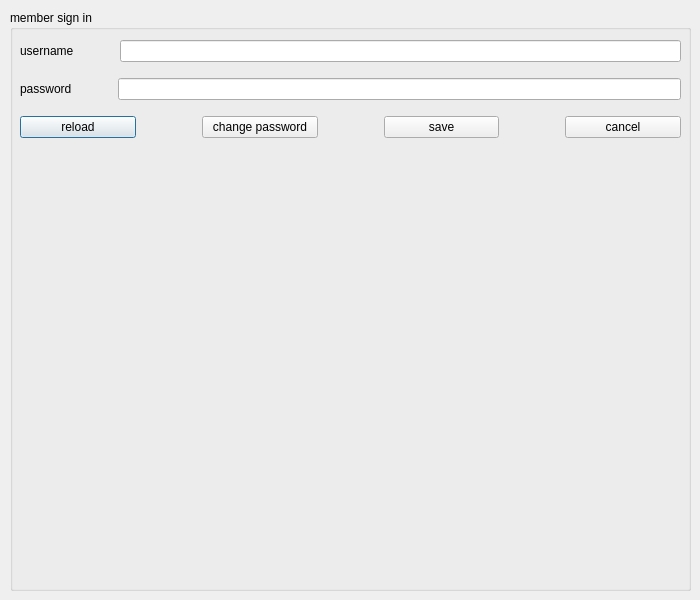
<?xml version="1.0" encoding="UTF-8"?>
<ui version="4.0">
 <class>msignin</class>
 <widget class="QDialog" name="msignin">
  <property name="geometry">
   <rect>
    <x>0</x>
    <y>0</y>
    <width>700</width>
    <height>600</height>
   </rect>
  </property>
  <property name="sizePolicy">
   <sizepolicy hsizetype="Fixed" vsizetype="Fixed">
    <horstretch>0</horstretch>
    <verstretch>0</verstretch>
   </sizepolicy>
  </property>
  <property name="maximumSize">
   <size>
    <width>700</width>
    <height>600</height>
   </size>
  </property>
  <property name="windowTitle">
   <string>Dialog</string>
  </property>
  <widget class="QGroupBox" name="groupBox">
   <property name="geometry">
    <rect>
     <x>10</x>
     <y>10</y>
     <width>681</width>
     <height>581</height>
    </rect>
   </property>
   <property name="title">
    <string>member sign in</string>
   </property>
   <widget class="QWidget" name="verticalWidget" native="true">
    <property name="geometry">
     <rect>
      <x>0</x>
      <y>20</y>
      <width>681</width>
      <height>561</height>
     </rect>
    </property>
    <property name="sizePolicy">
     <sizepolicy hsizetype="Fixed" vsizetype="Fixed">
      <horstretch>0</horstretch>
      <verstretch>0</verstretch>
     </sizepolicy>
    </property>
    <property name="minimumSize">
     <size>
      <width>0</width>
      <height>0</height>
     </size>
    </property>
    <property name="maximumSize">
     <size>
      <width>700</width>
      <height>600</height>
     </size>
    </property>
    <layout class="QVBoxLayout" name="verticalLayout">
     <property name="leftMargin">
      <number>5</number>
     </property>
     <property name="topMargin">
      <number>5</number>
     </property>
     <property name="rightMargin">
      <number>5</number>
     </property>
     <property name="bottomMargin">
      <number>5</number>
     </property>
     <item>
      <widget class="QWidget" name="verticalWidget" native="true">
       <property name="sizePolicy">
        <sizepolicy hsizetype="Fixed" vsizetype="Fixed">
         <horstretch>0</horstretch>
         <verstretch>0</verstretch>
        </sizepolicy>
       </property>
       <property name="maximumSize">
        <size>
         <width>800</width>
         <height>16777215</height>
        </size>
       </property>
       <layout class="QVBoxLayout" name="verticalLayout_11">
        <property name="leftMargin">
         <number>0</number>
        </property>
        <property name="topMargin">
         <number>0</number>
        </property>
        <property name="rightMargin">
         <number>0</number>
        </property>
        <property name="bottomMargin">
         <number>0</number>
        </property>
        <item>
         <layout class="QHBoxLayout" name="horizontalLayout_2">
          <property name="leftMargin">
           <number>5</number>
          </property>
          <property name="topMargin">
           <number>5</number>
          </property>
          <property name="rightMargin">
           <number>5</number>
          </property>
          <property name="bottomMargin">
           <number>5</number>
          </property>
          <item>
           <widget class="QLabel" name="username">
            <property name="sizePolicy">
             <sizepolicy hsizetype="Fixed" vsizetype="Fixed">
              <horstretch>0</horstretch>
              <verstretch>0</verstretch>
             </sizepolicy>
            </property>
            <property name="minimumSize">
             <size>
              <width>50</width>
              <height>0</height>
             </size>
            </property>
            <property name="text">
             <string>username</string>
            </property>
           </widget>
          </item>
          <item>
           <spacer name="horizontalSpacer_2">
            <property name="orientation">
             <enum>Qt::Horizontal</enum>
            </property>
            <property name="sizeType">
             <enum>QSizePolicy::Fixed</enum>
            </property>
            <property name="sizeHint" stdset="0">
             <size>
              <width>40</width>
              <height>20</height>
             </size>
            </property>
           </spacer>
          </item>
          <item>
           <widget class="QLineEdit" name="userline"/>
          </item>
         </layout>
        </item>
        <item>
         <layout class="QHBoxLayout" name="horizontalLayout_3">
          <property name="leftMargin">
           <number>5</number>
          </property>
          <property name="topMargin">
           <number>5</number>
          </property>
          <property name="rightMargin">
           <number>5</number>
          </property>
          <property name="bottomMargin">
           <number>5</number>
          </property>
          <item>
           <widget class="QLabel" name="password">
            <property name="text">
             <string>password</string>
            </property>
           </widget>
          </item>
          <item>
           <spacer name="horizontalSpacer_3">
            <property name="orientation">
             <enum>Qt::Horizontal</enum>
            </property>
            <property name="sizeType">
             <enum>QSizePolicy::Fixed</enum>
            </property>
            <property name="sizeHint" stdset="0">
             <size>
              <width>40</width>
              <height>20</height>
             </size>
            </property>
           </spacer>
          </item>
          <item>
           <widget class="QLineEdit" name="passline">
            <property name="echoMode">
             <enum>QLineEdit::Password</enum>
            </property>
           </widget>
          </item>
         </layout>
        </item>
        <item>
         <layout class="QHBoxLayout" name="horizontalLayout_4">
          <property name="leftMargin">
           <number>5</number>
          </property>
          <property name="topMargin">
           <number>5</number>
          </property>
          <property name="rightMargin">
           <number>5</number>
          </property>
          <property name="bottomMargin">
           <number>5</number>
          </property>
          <item>
           <widget class="QPushButton" name="reload">
            <property name="text">
             <string>reload</string>
            </property>
           </widget>
          </item>
          <item>
           <spacer name="horizontalSpacer">
            <property name="orientation">
             <enum>Qt::Horizontal</enum>
            </property>
            <property name="sizeType">
             <enum>QSizePolicy::Fixed</enum>
            </property>
            <property name="sizeHint" stdset="0">
             <size>
              <width>60</width>
              <height>20</height>
             </size>
            </property>
           </spacer>
          </item>
          <item>
           <widget class="QPushButton" name="changepass">
            <property name="text">
             <string>change password</string>
            </property>
           </widget>
          </item>
          <item>
           <spacer name="horizontalSpacer_4">
            <property name="orientation">
             <enum>Qt::Horizontal</enum>
            </property>
            <property name="sizeType">
             <enum>QSizePolicy::Fixed</enum>
            </property>
            <property name="sizeHint" stdset="0">
             <size>
              <width>60</width>
              <height>20</height>
             </size>
            </property>
           </spacer>
          </item>
          <item>
           <widget class="QPushButton" name="save">
            <property name="text">
             <string>save</string>
            </property>
           </widget>
          </item>
          <item>
           <spacer name="horizontalSpacer_5">
            <property name="orientation">
             <enum>Qt::Horizontal</enum>
            </property>
            <property name="sizeType">
             <enum>QSizePolicy::Fixed</enum>
            </property>
            <property name="sizeHint" stdset="0">
             <size>
              <width>60</width>
              <height>20</height>
             </size>
            </property>
           </spacer>
          </item>
          <item>
           <widget class="QPushButton" name="cancel">
            <property name="text">
             <string>cancel</string>
            </property>
           </widget>
          </item>
         </layout>
        </item>
       </layout>
      </widget>
     </item>
     <item>
      <widget class="QWidget" name="back1" native="true">
       <property name="styleSheet">
        <string notr="true">#back1
{
	border-image: url(:/new/prefix8/login.jpg);
}</string>
       </property>
       <layout class="QVBoxLayout" name="verticalLayout_12">
        <property name="leftMargin">
         <number>0</number>
        </property>
        <property name="topMargin">
         <number>0</number>
        </property>
        <property name="rightMargin">
         <number>0</number>
        </property>
        <property name="bottomMargin">
         <number>0</number>
        </property>
       </layout>
      </widget>
     </item>
    </layout>
   </widget>
  </widget>
 </widget>
 <resources/>
 <connections/>
</ui>
